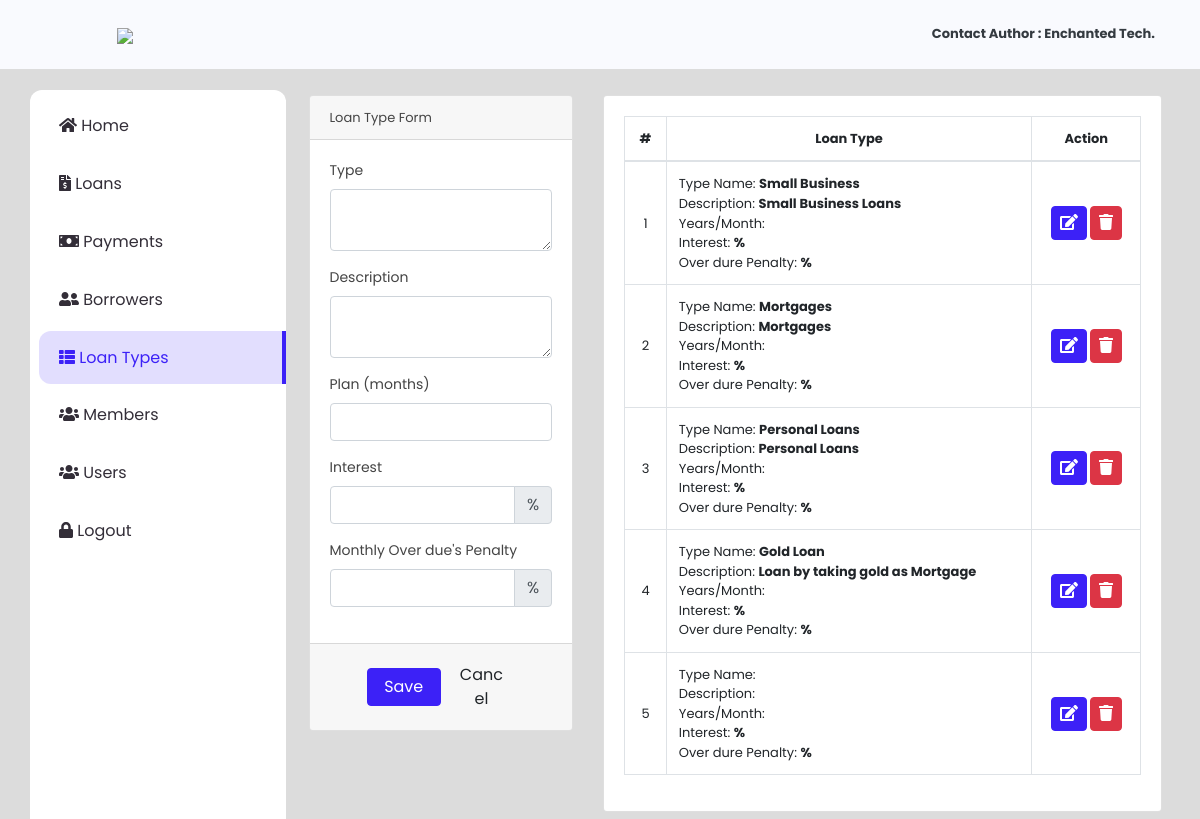
/index.php?page=loan_type (signed in), run on the app's committed database.
### tables this page shows
CREATE TABLE `loan_types` (
  `id` int(30) NOT NULL,
  `type_name` text NOT NULL,
  `description` text NOT NULL
);

### loan_type.php (the view, shortened to what this page needs)
<?php include('db_connect.php');?>
<div class="container-fluid">
	<div class="col-lg-12">
		<div class="row">
			<div class="col-md-4">
			<form action="" id="manage-loan-type">
				<div class="card">
					<div class="card-header">
						   Loan Type Form
				  	</div>
					<div class="card-body">
							<div class="form-group">
								<label class="control-label">Type</label>
								<textarea name="type_name" id="" cols="30" rows="2" class="form-control"></textarea>
							</div>
							<div class="form-group">
								<label class="control-label">Description</label>
								<textarea name="description" id="" cols="30" rows="2" class="form-control"></textarea>
							</div>
							<div class="form-group">
								<label class="control-label">Plan (months)</label>
								<input type="number" name="months" id="" class="form-control text-right">
							</div>
							<div class="form-group">
								<label class="control-label">Interest</label>
								<div class="input-group">
								  <input type="number" step="any" min="0" max="100" class="form-control text-right" name="interest_percentage" aria-label="Interest">
								  <div class="input-group-append">
								    <span class="input-group-text">%</span>
								  </div>
								</div>
							</div>
							<div class="form-group">
								<label class="control-label">Monthly Over due's Penalty</label>
								<div class="input-group">
								  <input type="number" step="any" min="0" max="100" class="form-control text-right" aria-label="Penalty percentage" name="penalty_rate">
								  <div class="input-group-append">
								    <span class="input-group-text">%</span>
								  </div>
								</div>
							</div>
					</div>
					<div class="card-footer">
						<div class="row">
							<div class="col-md-12">
								<button class="btn btn-primary col-sm-4 offset-md-2"> Save</button>
								<button class="btn btn-default col-sm-4" type="button" onclick="_reset()"> Cancel</button>
							</div>
						</div>
					</div>
				</div>
			</form>
			</div>
			<div class="col-md-8">
				<div class="card">
					<div class="card-body">
						<table class="table table-bordered table-hover">
							<thead>
								<tr>
									<th class="text-center">#</th>
									<th class="text-center">Loan Type</th>
									<th class="text-center">Action</th>
								</tr>
							</thead>
							<tbody>
								<?php
								$i = 1;
								$types = $conn->query("SELECT * FROM loan_types order by id asc");
								while($row=$types->fetch_assoc()):
								?>
								<tr>
									<td class="text-center"><?php echo $i++ ?></td>
									<td class="">
										 <p>Type Name: <b><?php echo $row['type_name'] ?></b></p>
										 <p>Description: <b><?php echo $row['description'] ?></b></p>
										 <p>Years/Month: <b><?php echo $row['months'] ?></b></p>
										 <p>Interest: <b><?php echo $row['interest_percentage']."%" ?></b></p>
										 <p>Over dure Penalty: <b><?php echo $row['penalty_rate']."%" ?></b></p>
									</td>
									<td class="text-center">
										<button class="btn btn-primary edit_ltype" type="button" data-id="<?php echo $row['id'] ?>" data-type_name="<?php echo $row['type_name'] ?>" data-description="<?php echo $row['description'] ?>" data-months="<?php echo $row['months'] ?>" data-interest_percentage="<?php echo $row['interest_percentage'] ?>" data-penalty_rate="<?php echo $row['penalty_rate'] ?>"><i class="fa fa-edit"></i></button>
										<button class="btn  btn-danger delete_ltype" type="button" data-id="<?php echo $row['id'] ?>"><i class="fa fa-trash"></i></button>
									</td>
								</tr>
								<?php endwhile; ?>
							</tbody>
						</table>
					</div>
				</div>
			</div>
		</div>
	</div>
</div>

### assets/css/style.css (style rules this page uses)
body { font-family: "Poppins", sans-serif; color: #444444; width: 100%; height: calc(100%); font-size: .813rem; background-color: #f9fafe; }
label { font-size: 14px; }
.btn-primary { color: #fff; background-color: #3c21f7; border-color: #3c21f7; }
.btn.edit_course, .btn.delete_course, .btn.view_payment, .btn.edit_fees, .btn.delete_fees, .btn.edit_student, .btn.delete_student, .btn.edit_payment, .btn.delete_payment, .btn.delete_loan, .btn.edit_loan, .btn.delete_plan, .btn.edit_plan, .btn.delete_borrower, .btn.edit_borrower, .btn.edit_ltype, .btn.delete_ltype { padding: 4px 8px; }
.table-bordered td, .table-bordered th { white-space: nowrap; }

### index.php (style rules this page uses)
body { background: #80808045; }

### loan_type.php (style rules this page uses)
td { vertical-align: middle !important; }
td p { margin: unset }

### data on the page
loan_types: type_name "Small Business", description "Small Business Loans"
loan_types: type_name "Mortgages", description "Mortgages"
loan_types: type_name "Personal Loans", description "Personal Loans"
loan_types: type_name "Gold Loan", description "Loan by taking gold as Mortgage"
